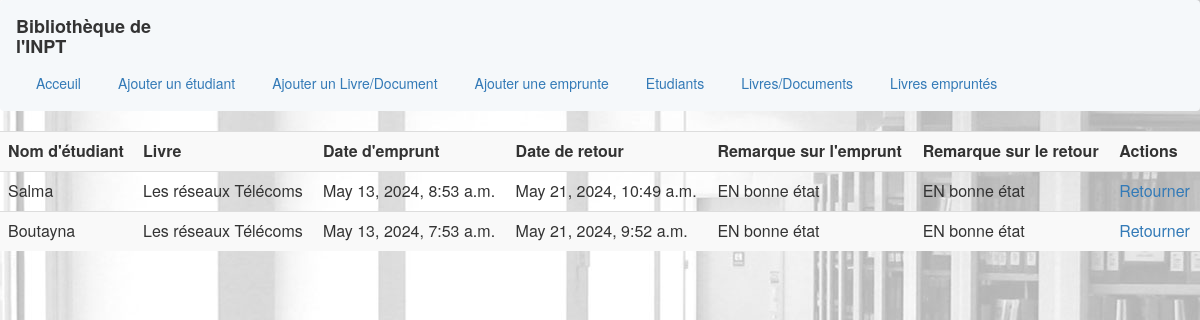
The app's page /view_books_issued with its own data.
### biblio/models.py (models this page shows, shortened)
class Book_Issue(models.Model):
    student = models.ForeignKey('Students', on_delete=models.CASCADE)   #associer l'emprunt à un étudiant
    book_instance = models.ForeignKey('BookInstance', on_delete=models.CASCADE)   #pour associer l'emprunt à une instance de livre spécifique
    issue_date = models.DateTimeField(auto_now=True,help_text="Date the book is issued")  #enregistrer la date de l'emprunt
    due_date = models.DateTimeField(default=get_returndate(),help_text="Date the book is due to")   #enregistrer la date d'échéance de retour du livre
    date_returned=models.DateField(null=True, blank=True,help_text="Date the book is returned")   #la date de retour réelle du livre
    remarks_on_issue = models.CharField(max_length=100, default="EN bonne état", help_text="Book remarks/condition during issue")
    remarks_on_return = models.CharField(max_length=100, default="EN bonne état", help_text="Book remarks/condition during return")

class Students(models.Model):
    roll_number = models.CharField(max_length=100,unique=True)
    fullname = models.CharField(max_length=100)
    address = models.CharField(max_length=100)
    program = models.CharField(max_length=100)
    Email=models.EmailField(max_length=100,help_text="Student e-mail")
    def __str__(self):
        return self.fullname

class BookInstance(models.Model):
    id=models.UUIDField(primary_key=True,default=uuid.uuid4,help_text="Book unique id across the Library")  #identifiant unique pour chaque instance de livre
    book=models.ForeignKey('Book', on_delete=models.CASCADE,null=True)  #associer l'instance de livre à un livre spécifique
    book_number=models.PositiveIntegerField(null=True,help_text="Book number for books of the save kind")  #pour stocker le numéro de livre, utile pour les livres identiques
    Is_borrowed = models.BooleanField(default=False)    #indiquer si le livre est emprunté ou non

class Book(models.Model):
    book_title = models.CharField(max_length=200)
    book_author = models.CharField(max_length=100)
    book_pages = models.PositiveIntegerField()
    summary=models.TextField(max_length=500, help_text="Summary about the book",null=True,blank=True)
    def __str__(self):
        return self.book_title

### biblio/views.py (the view)
# urls.py: path('view_books_issued', views.view_issue, name='show_issue_record'),
def view_issue(request):      # Vue pour afficher les enregistrements d'emprunt
    issue = Book_Issue.objects.order_by('-id')
    return render(request,'issue_records.html', {'issue': issue})

### biblio/templates/issue_records.html (shortened to what this page needs)
{% extends 'base.html' %}
{% block content %}
<table class="table table-striped">
<tr>
    <th>Nom d'étudiant </th>
    <th>Livre </th>
    <th>Date d'emprunt </th>
    <th>Date de retour</th>
    <th>Remarque sur l'emprunt </th>
    <th>Remarque sur le retour</th>
    <th>Actions </th>
</tr>
    {%for i in issue%}
    <tr>
        <td>{{i.student}}</td>
        <td>{{i.book_instance.book}}</td>
        <td>{{i.issue_date}}</td>
        <td>{{i.due_date}}</td>
        <td>{{i.remarks_on_issue}}</td>
        <td>{{i.remarks_on_return}}</td>
        <td>
            <a href="{% url 'edit_issued' i.id %}" id="return_button_{{ i.id }}" onclick="return handleReturnButtonClick('{{ i.id }}')">Retourner</a>
        </td>
    </tr> {% endfor %}
</table>
{% endblock %}

### biblio/templates/base.html (style rules this page uses)
body { background-image: url('static/images/biblio.jpg'); }

### records on screen
Book_Issue: student "Salma", book_instance.book "Les réseaux Télécoms", issue_date "May 13, 2024, 8:53 a.m.", due_date "May 21, 2024, 10:49 a.m.", remarks_on_issue "EN bonne état", remarks_on_return "EN bonne état"
Book_Issue: student "Boutayna", book_instance.book "Les réseaux Télécoms", issue_date "May 13, 2024, 7:53 a.m.", due_date "May 21, 2024, 9:52 a.m.", remarks_on_issue "EN bonne état", remarks_on_return "EN bonne état"
